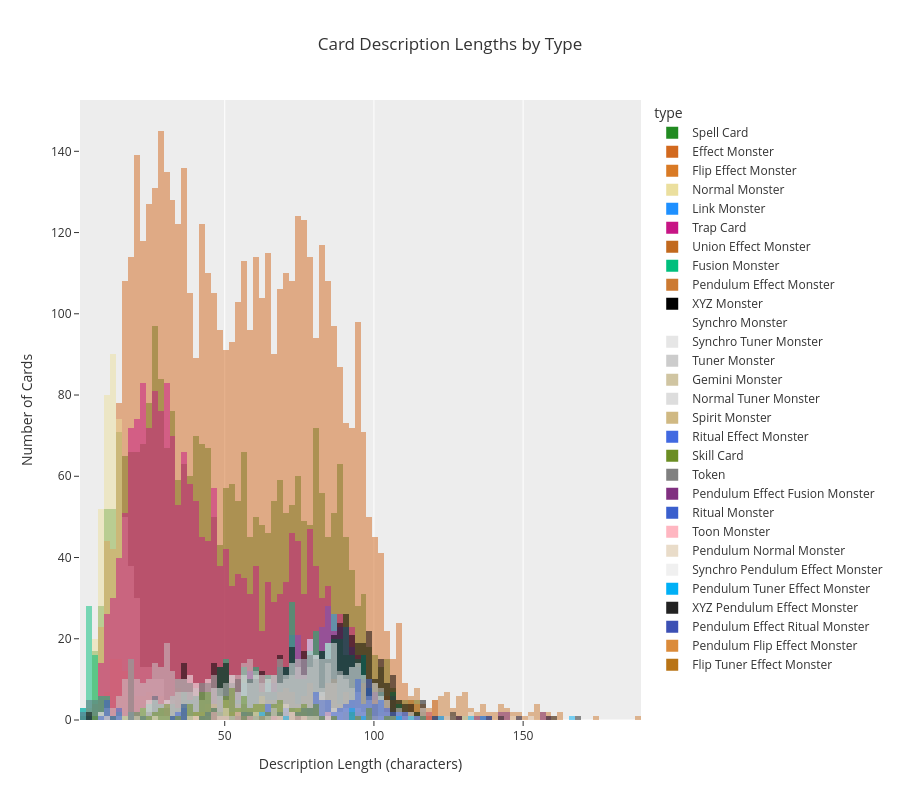

Notebook cell for this chart:
### Code cell
# Plot histograms of desc_length for each type on top of each other with an opacity of 0.5
fig = px.histogram(
    data, 
    x='desc_length',
    color='type',
    color_discrete_map=FRAME_COLORS,
    title='Card Description Lengths by Type',
    height=800,
    template='ggplot2',
    opacity=0.5,
    barmode='overlay'
)
fig.update_yaxes(showgrid=False)
fig.update_layout(xaxis_title='Description Length (characters)', yaxis_title='Number of Cards')
fig.show()

### Figure 1 — Plotly figure (JSON) as saved in the notebook; plotly's stock layout.template omitted (floating-point values rounded to 4 significant figures; data arrays with more than 128 entries replaced by an {"elided": "..."} marker saying what was removed)
{"data": [{"bingroup": "x", "hovertemplate": "type=Spell Card<br>desc_length=%{x}<br>count=%{y}<extra></extra>", "legendgroup": "Spell Card", "marker": {"color": "#228B22", "opacity": 0.5, "pattern": {"shape": ""}}, "name": "Spell Card", "orientation": "v", "showlegend": true, "type": "histogram", "x": {"elided": "2687 int values"}, "xaxis": "x", "yaxis": "y"}, {"bingroup": "x", "hovertemplate": "type=Effect Monster<br>desc_length=%{x}<br>count=%{y}<extra></extra>", "legendgroup": "Effect Monster", "marker": {"color": "#D2691E", "opacity": 0.5, "pattern": {"shape": ""}}, "name": "Effect Monster", "orientation": "v", "showlegend": true, "type": "histogram", "x": {"elided": "4867 int values"}, "xaxis": "x", "yaxis": "y"}, {"bingroup": "x", "hovertemplate": "type=Flip Effect Monster<br>desc_length=%{x}<br>count=%{y}<extra></extra>", "legendgroup": "Flip Effect Monster", "marker": {"color": "#D97A25", "opacity": 0.5, "pattern": {"shape": ""}}, "name": "Flip Effect Monster", "orientation": "v", "showlegend": true, "type": "histogram", "x": {"elided": "189 int values"}, "xaxis": "x", "yaxis": "y"}, {"bingroup": "x", "hovertemplate": "type=Normal Monster<br>desc_length=%{x}<br>count=%{y}<extra></extra>", "legendgroup": "Normal Monster", "marker": {"color": "#EBDF9E", "opacity": 0.5, "pattern": {"shape": ""}}, "name": "Normal Monster", "orientation": "v", "showlegend": true, "type": "histogram", "x": {"elided": "504 int values"}, "xaxis": "x", "yaxis": "y"}, {"bingroup": "x", "hovertemplate": "type=Link Monster<br>desc_length=%{x}<br>count=%{y}<extra></extra>", "legendgroup": "Link Monster", "marker": {"color": "#1E90FF", "opacity": 0.5, "pattern": {"shape": ""}}, "name": "Link Monster", "orientation": "v", "showlegend": true, "type": "histogram", "x": {"elided": "430 int values"}, "xaxis": "x", "yaxis": "y"}, {"bingroup": "x", "hovertemplate": "type=Trap Card<br>desc_length=%{x}<br>count=%{y}<extra></extra>", "legendgroup": "Trap Card", "marker": {"color": "#C71585", "opacity": 0.5, "pattern": {"shape": ""}}, "name": "Trap Card", "orientation": "v", "showlegend": true, "type": "histogram", "x": {"elided": "1983 int values"}, "xaxis": "x", "yaxis": "y"}, {"bingroup": "x", "hovertemplate": "type=Union Effect Monster<br>desc_length=%{x}<br>count=%{y}<extra></extra>", "legendgroup": "Union Effect Monster", "marker": {"color": "#C2691E", "opacity": 0.5, "pattern": {"shape": ""}}, "name": "Union Effect Monster", "orientation": "v", "showlegend": true, "type": "histogram", "x": [84, 76, 96, 80, 100, 93, 78, 100, 65, 75, 100, 74, 52, 109, 116, 65, 63, 67, 105, 74, 71, 117, 73, 90, 82, 78, 91, 76, 88, 102, 67, 81, 87, 52, 52, 87, 55, 85, 83], "xaxis": "x", "yaxis": "y"}, {"bingroup": "x", "hovertemplate": "type=Fusion Monster<br>desc_length=%{x}<br>count=%{y}<extra></extra>", "legendgroup": "Fusion Monster", "marker": {"color": "#00BF7D", "opacity": 0.5, "pattern": {"shape": ""}}, "name": "Fusion Monster", "orientation": "v", "showlegend": true, "type": "histogram", "x": {"elided": "510 int values"}, "xaxis": "x", "yaxis": "y"}, {"bingroup": "x", "hovertemplate": "type=Pendulum Effect Monster<br>desc_length=%{x}<br>count=%{y}<extra></extra>", "legendgroup": "Pendulum Effect Monster", "marker": {"color": "#CC7A32", "opacity": 0.5, "pattern": {"shape": ""}}, "name": "Pendulum Effect Monster", "orientation": "v", "showlegend": true, "type": "histogram", "x": {"elided": "276 int values"}, "xaxis": "x", "yaxis": "y"}, {"bingroup": "x", "hovertemplate": "type=XYZ Monster<br>desc_length=%{x}<br>count=%{y}<extra></extra>", "legendgroup": "XYZ Monster", "marker": {"color": "#000000", "opacity": 0.5, "pattern": {"shape": ""}}, "name": "XYZ Monster", "orientation": "v", "showlegend": true, "type": "histogram", "x": {"elided": "557 int values"}, "xaxis": "x", "yaxis": "y"}, {"bingroup": "x", "hovertemplate": "type=Synchro Monster<br>desc_length=%{x}<br>count=%{y}<extra></extra>", "legendgroup": "Synchro Monster", "marker": {"color": "#FFFFFF", "opacity": 0.5, "pattern": {"shape": ""}}, "name": "Synchro Monster", "orientation": "v", "showlegend": true, "type": "histogram", "x": {"elided": "435 int values"}, "xaxis": "x", "yaxis": "y"}, {"bingroup": "x", "hovertemplate": "type=Synchro Tuner Monster<br>desc_length=%{x}<br>count=%{y}<extra></extra>", "legendgroup": "Synchro Tuner Monster", "marker": {"color": "#E6E6E6", "opacity": 0.5, "pattern": {"shape": ""}}, "name": "Synchro Tuner Monster", "orientation": "v", "showlegend": true, "type": "histogram", "x": [82, 82, 95, 70, 99, 91, 53, 65, 102, 90, 96, 94, 81, 54, 86, 67, 82, 86, 41, 90, 72, 58, 85, 83, 95, 83, 97, 45, 88, 73, 62, 62, 71, 26, 78, 92, 82, 106, 87, 51, 88, 83, 57, 37, 100, 75, 71], "xaxis": "x", "yaxis": "y"}, {"bingroup": "x", "hovertemplate": "type=Tuner Monster<br>desc_length=%{x}<br>count=%{y}<extra></extra>", "legendgroup": "Tuner Monster", "marker": {"color": "#CCCCCC", "opacity": 0.5, "pattern": {"shape": ""}}, "name": "Tuner Monster", "orientation": "v", "showlegend": true, "type": "histogram", "x": {"elided": "480 int values"}, "xaxis": "x", "yaxis": "y"}, {"bingroup": "x", "hovertemplate": "type=Gemini Monster<br>desc_length=%{x}<br>count=%{y}<extra></extra>", "legendgroup": "Gemini Monster", "marker": {"color": "#D0C5A2", "opacity": 0.5, "pattern": {"shape": ""}}, "name": "Gemini Monster", "orientation": "v", "showlegend": true, "type": "histogram", "x": [95, 61, 63, 76, 83, 75, 91, 53, 84, 90, 67, 51, 75, 68, 54, 63, 83, 63, 69, 67, 68, 73, 82, 94, 60, 51, 54, 63, 68, 76, 62, 54, 76, 61, 60, 56, 87, 101, 75, 83, 62, 85, 67, 82, 51], "xaxis": "x", "yaxis": "y"}, {"bingroup": "x", "hovertemplate": "type=Normal Tuner Monster<br>desc_length=%{x}<br>count=%{y}<extra></extra>", "legendgroup": "Normal Tuner Monster", "marker": {"color": "#DDDDDD", "opacity": 0.5, "pattern": {"shape": ""}}, "name": "Normal Tuner Monster", "orientation": "v", "showlegend": true, "type": "histogram", "x": [41, 23, 55, 17, 26, 22, 14, 30, 23, 28], "xaxis": "x", "yaxis": "y"}, {"bingroup": "x", "hovertemplate": "type=Spirit Monster<br>desc_length=%{x}<br>count=%{y}<extra></extra>", "legendgroup": "Spirit Monster", "marker": {"color": "#D0B983", "opacity": 0.5, "pattern": {"shape": ""}}, "name": "Spirit Monster", "orientation": "v", "showlegend": true, "type": "histogram", "x": [36, 68, 47, 35, 41, 41, 52, 59, 51, 47, 51, 97, 64, 51, 101, 37, 52, 80, 59, 86, 76, 69, 81, 47, 71, 55, 80, 51, 71, 45, 42, 50, 113, 48, 46, 63, 42, 76], "xaxis": "x", "yaxis": "y"}, {"bingroup": "x", "hovertemplate": "type=Ritual Effect Monster<br>desc_length=%{x}<br>count=%{y}<extra></extra>", "legendgroup": "Ritual Effect Monster", "marker": {"color": "#4169E1", "opacity": 0.5, "pattern": {"shape": ""}}, "name": "Ritual Effect Monster", "orientation": "v", "showlegend": true, "type": "histogram", "x": [98, 94, 68, 101, 106, 81, 101, 90, 93, 98, 89, 45, 91, 80, 117, 84, 92, 96, 76, 48, 56, 75, 46, 108, 82, 110, 99, 80, 57, 80, 23, 99, 82, 64, 103, 102, 101, 88, 35, 37, 43, 32, 84, 35, 53, 105, 99, 51, 55, 46, 48, 70, 97, 95, 73, 66, 79, 75, 58, 76, 63, 68, 36, 65, 81, 105, 115, 107, 103, 80, 83, 102, 82, 86, 65, 95, 98, 97, 80, 87, 83, 93, 94, 99, 94, 67, 94, 64, 94, 61, 44, 71, 58, 94, 92, 85, 71, 73, 46, 90, 88, 85, 36, 91, 101, 99, 84, 62, 67, 93, 99, 94, 102, 110, 108, 94, 78, 79, 77, 104, 98, 96], "xaxis": "x", "yaxis": "y"}, {"bingroup": "x", "hovertemplate": "type=Skill Card<br>desc_length=%{x}<br>count=%{y}<extra></extra>", "legendgroup": "Skill Card", "marker": {"color": "#6B8E23", "opacity": 0.5, "pattern": {"shape": ""}}, "name": "Skill Card", "orientation": "v", "showlegend": true, "type": "histogram", "x": [76, 95, 59, 52, 44, 23, 32, 69, 41, 99, 120, 63, 25, 73, 74, 117, 36, 22, 77, 28, 67, 68, 59, 74, 43, 63, 36, 51, 22, 49, 6, 61, 68, 56, 57, 68, 46, 43, 63, 52, 16, 81, 66, 55, 31, 52, 55, 56, 87, 66, 107, 81, 45, 50, 61, 50, 65, 45, 72, 27, 45, 51, 37, 93, 39, 52, 46, 27, 65, 78, 83, 52, 56, 45, 44, 51, 75, 31, 77, 20, 53, 31, 79, 39, 13, 28, 68, 39, 60, 66, 39, 36, 104, 43, 52, 44, 20, 57, 42, 73, 80, 80, 51, 29, 40, 59, 99, 43, 76, 57, 93, 34, 31, 53, 70, 99, 62, 47, 61, 48, 54, 43, 42, 79], "xaxis": "x", "yaxis": "y"}, {"bingroup": "x", "hovertemplate": "type=Token<br>desc_length=%{x}<br>count=%{y}<extra></extra>", "legendgroup": "Token", "marker": {"color": "#808080", "opacity": 0.5, "pattern": {"shape": ""}}, "name": "Token", "orientation": "v", "showlegend": true, "type": "histogram", "x": [19, 19, 18, 19, 18, 18, 18, 20, 18, 18, 19, 18, 20, 18, 19, 18, 19], "xaxis": "x", "yaxis": "y"}, {"bingroup": "x", "hovertemplate": "type=Pendulum Effect Fusion Monster<br>desc_length=%{x}<br>count=%{y}<extra></extra>", "legendgroup": "Pendulum Effect Fusion Monster", "marker": {"color": "#803080", "opacity": 0.5, "pattern": {"shape": ""}}, "name": "Pendulum Effect Fusion Monster", "orientation": "v", "showlegend": true, "type": "histogram", "x": [145, 135, 156, 159, 156, 128, 122, 66, 148, 142, 142, 144], "xaxis": "x", "yaxis": "y"}, {"bingroup": "x", "hovertemplate": "type=Ritual Monster<br>desc_length=%{x}<br>count=%{y}<extra></extra>", "legendgroup": "Ritual Monster", "marker": {"color": "#3A5FCD", "opacity": 0.5, "pattern": {"shape": ""}}, "name": "Ritual Monster", "orientation": "v", "showlegend": true, "type": "histogram", "x": [10, 10, 36, 37, 10, 10, 15, 33, 15, 10, 36, 36, 9, 12, 14], "xaxis": "x", "yaxis": "y"}, {"bingroup": "x", "hovertemplate": "type=Toon Monster<br>desc_length=%{x}<br>count=%{y}<extra></extra>", "legendgroup": "Toon Monster", "marker": {"color": "#FFB6C1", "opacity": 0.5, "pattern": {"shape": ""}}, "name": "Toon Monster", "orientation": "v", "showlegend": true, "type": "histogram", "x": [76, 85, 47, 59, 54, 74, 41, 50, 46, 69, 72, 54, 71, 66, 49, 72, 85], "xaxis": "x", "yaxis": "y"}, {"bingroup": "x", "hovertemplate": "type=Pendulum Normal Monster<br>desc_length=%{x}<br>count=%{y}<extra></extra>", "legendgroup": "Pendulum Normal Monster", "marker": {"color": "#E9DCC9", "opacity": 0.5, "pattern": {"shape": ""}}, "name": "Pendulum Normal Monster", "orientation": "v", "showlegend": true, "type": "histogram", "x": [113, 56, 27, 77, 80, 66, 16, 11, 62, 38, 73, 70, 67, 70, 70, 61, 72, 78, 48, 20, 68, 49, 52, 51, 50, 41, 67, 130, 84, 63, 64, 70, 61, 147, 50], "xaxis": "x", "yaxis": "y"}, {"bingroup": "x", "hovertemplate": "type=Synchro Pendulum Effect Monster<br>desc_length=%{x}<br>count=%{y}<extra></extra>", "legendgroup": "Synchro Pendulum Effect Monster", "marker": {"color": "#F0F0F0", "opacity": 0.5, "pattern": {"shape": ""}}, "name": "Synchro Pendulum Effect Monster", "orientation": "v", "showlegend": true, "type": "histogram", "x": [132, 139, 153, 133, 149, 123, 126, 136], "xaxis": "x", "yaxis": "y"}, {"bingroup": "x", "hovertemplate": "type=Pendulum Tuner Effect Monster<br>desc_length=%{x}<br>count=%{y}<extra></extra>", "legendgroup": "Pendulum Tuner Effect Monster", "marker": {"color": "#00B0F6", "opacity": 0.5, "pattern": {"shape": ""}}, "name": "Pendulum Tuner Effect Monster", "orientation": "v", "showlegend": true, "type": "histogram", "x": [71, 113, 62, 108, 62, 93, 97, 133, 92, 123, 137, 167, 93, 56], "xaxis": "x", "yaxis": "y"}, {"bingroup": "x", "hovertemplate": "type=XYZ Pendulum Effect Monster<br>desc_length=%{x}<br>count=%{y}<extra></extra>", "legendgroup": "XYZ Pendulum Effect Monster", "marker": {"color": "#222222", "opacity": 0.5, "pattern": {"shape": ""}}, "name": "XYZ Pendulum Effect Monster", "orientation": "v", "showlegend": true, "type": "histogram", "x": [169, 129, 126, 126, 121, 158, 139, 149, 160, 143], "xaxis": "x", "yaxis": "y"}, {"bingroup": "x", "hovertemplate": "type=Pendulum Effect Ritual Monster<br>desc_length=%{x}<br>count=%{y}<extra></extra>", "legendgroup": "Pendulum Effect Ritual Monster", "marker": {"color": "#3C50B4", "opacity": 0.5, "pattern": {"shape": ""}}, "name": "Pendulum Effect Ritual Monster", "orientation": "v", "showlegend": true, "type": "histogram", "x": [120, 136, 138], "xaxis": "x", "yaxis": "y"}, {"bingroup": "x", "hovertemplate": "type=Pendulum Flip Effect Monster<br>desc_length=%{x}<br>count=%{y}<extra></extra>", "legendgroup": "Pendulum Flip Effect Monster", "marker": {"color": "#DB8B3A", "opacity": 0.5, "pattern": {"shape": ""}}, "name": "Pendulum Flip Effect Monster", "orientation": "v", "showlegend": true, "type": "histogram", "x": [62], "xaxis": "x", "yaxis": "y"}, {"bingroup": "x", "hovertemplate": "type=Flip Tuner Effect Monster<br>desc_length=%{x}<br>count=%{y}<extra></extra>", "legendgroup": "Flip Tuner Effect Monster", "marker": {"color": "#B97416", "opacity": 0.5, "pattern": {"shape": ""}}, "name": "Flip Tuner Effect Monster", "orientation": "v", "showlegend": true, "type": "histogram", "x": [56], "xaxis": "x", "yaxis": "y"}], "layout": {"barmode": "overlay", "height": 800, "legend": {"title": {"text": "type"}, "tracegroupgap": 0}, "title": {"text": "Card Description Lengths by Type"}, "xaxis": {"anchor": "y", "domain": [0, 1], "title": {"text": "Description Length (characters)"}}, "yaxis": {"anchor": "x", "domain": [0, 1], "showgrid": false, "title": {"text": "Number of Cards"}}}}
